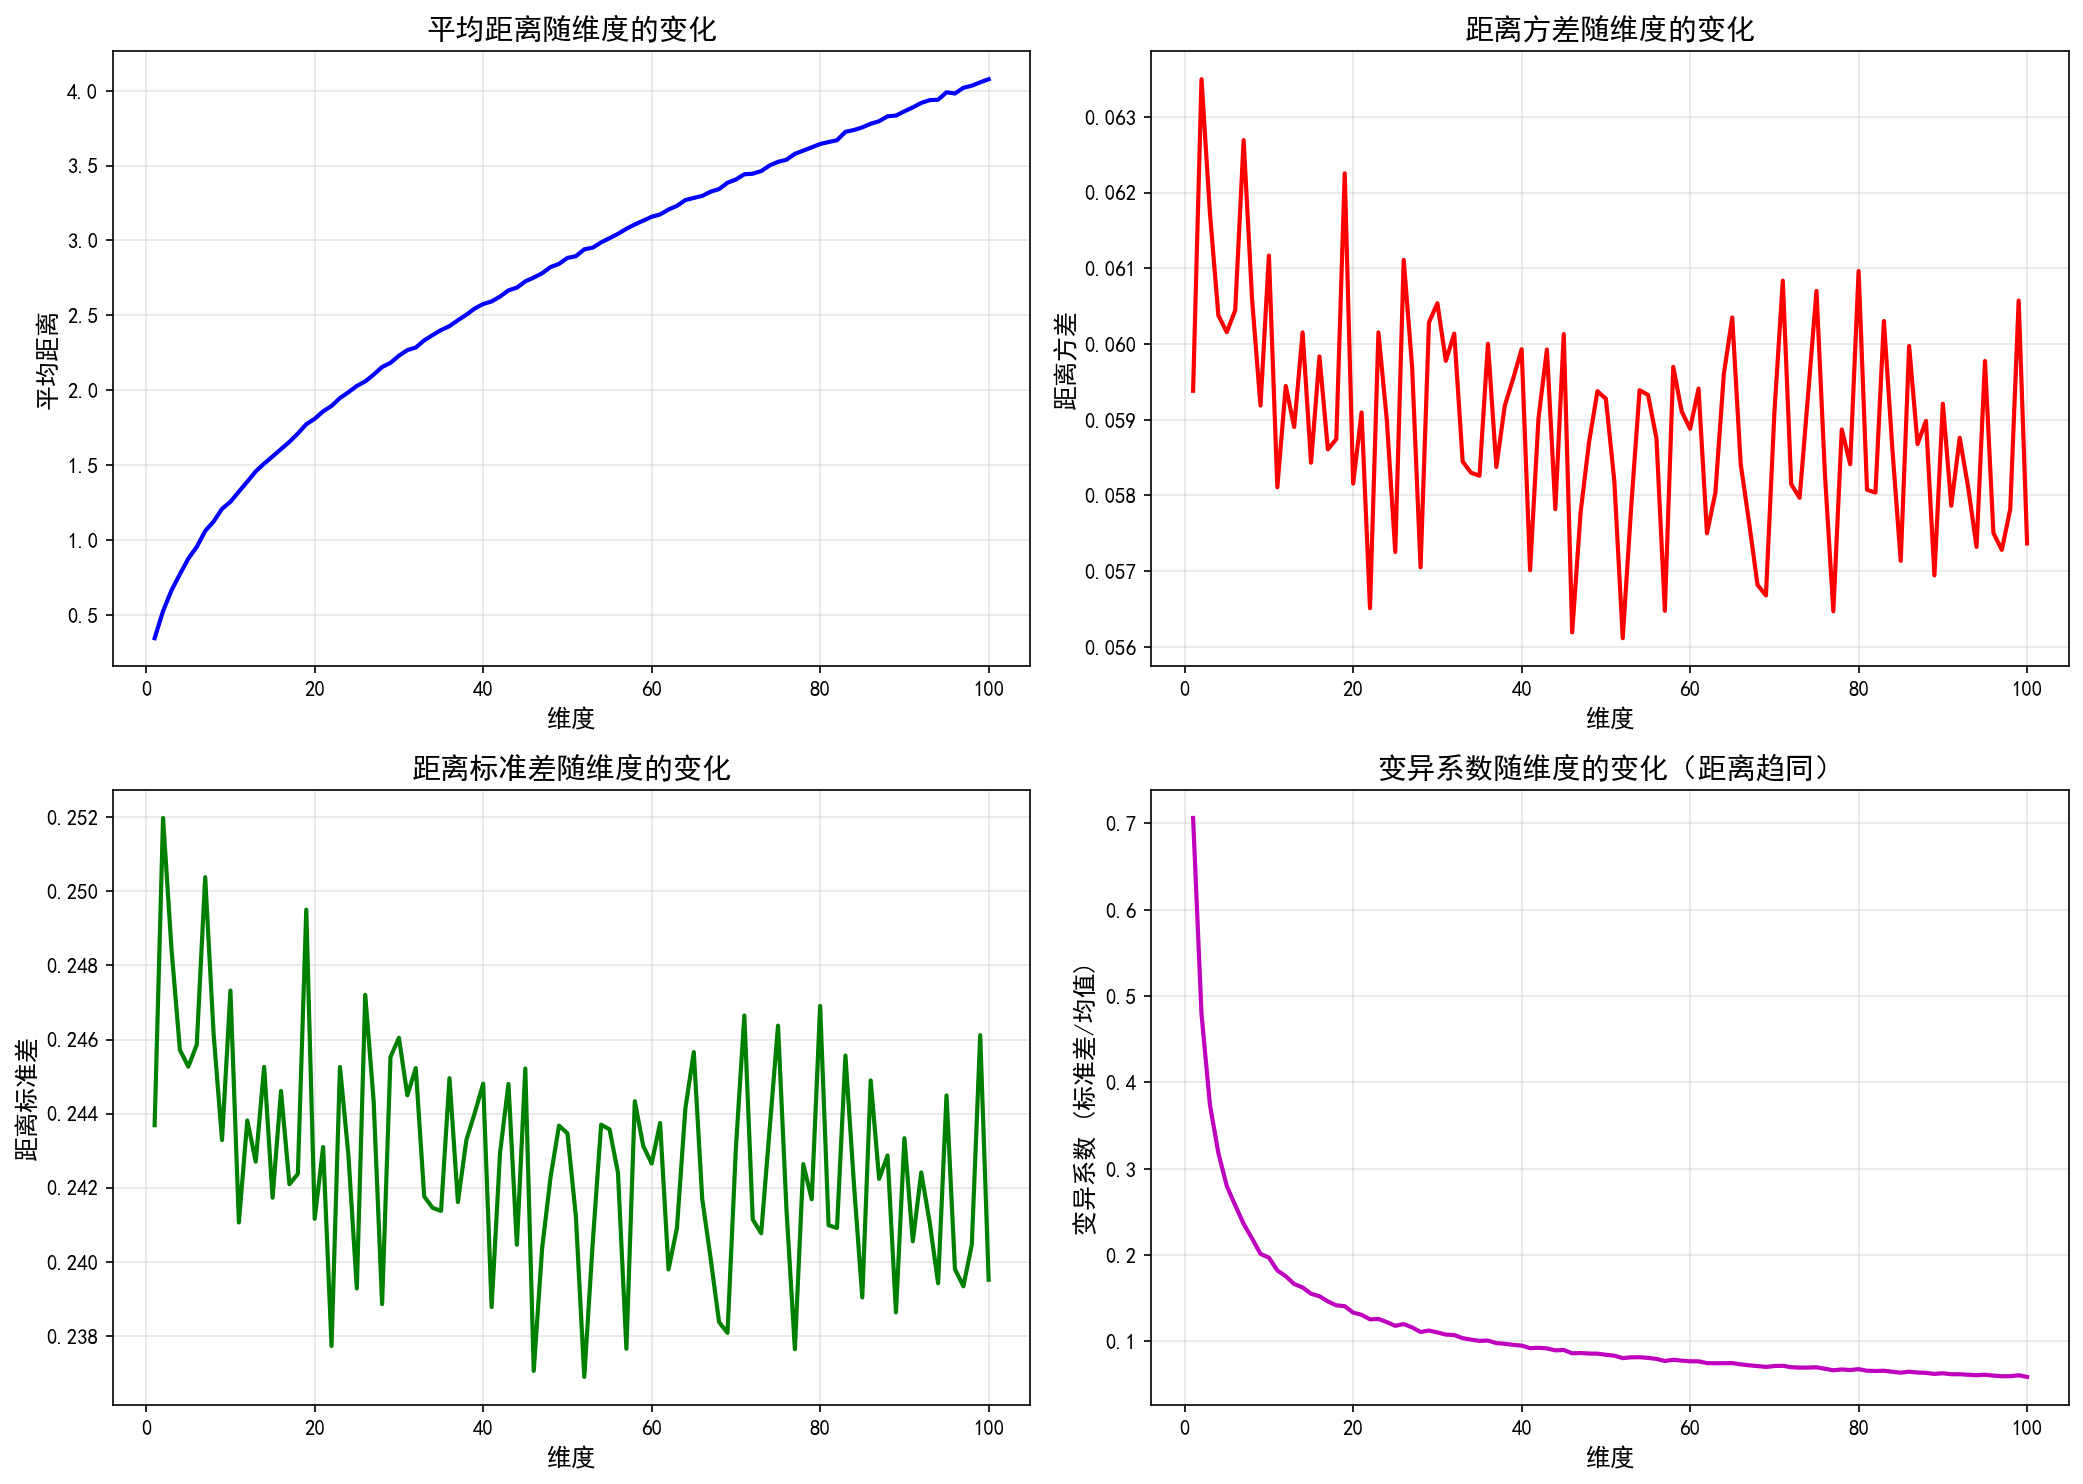

This figure's Python source:
import numpy as np
import matplotlib.pyplot as plt
from scipy.spatial.distance import pdist
import time


def generate_random_points(num_points, dimension, low=0, high=1):
    return np.random.uniform(low, high, size=(num_points, dimension))


def calculate_distance_statistics(points):
    distances = pdist(points, metric='euclidean')
    mean_dist = np.mean(distances)
    var_dist = np.var(distances)
    std_dist = np.std(distances)
    cv = std_dist / mean_dist if mean_dist > 0 else 0
    min_dist = np.min(distances)
    max_dist = np.max(distances)
    ratio = min_dist / max_dist if max_dist > 0 else 0
    return mean_dist, var_dist, std_dist, cv, min_dist, max_dist, ratio, distances


def calculate_distance_statistics_incremental(num_points, dimension, low=0, high=1, block_size=10):
    """
    增量计算欧氏距离统计量，内存复杂度 O(n*block_size) 而非 O(n*d)
    
    原理：逐块生成坐标，累加距离平方，避免存储完整的 n×d 矩阵
    dist² = Σₖ (xᵢₖ - xⱼₖ)²，其中 k=1..d
    
    使用分块策略平衡内存和速度：
    - block_size=1: 内存最小 O(n)，速度较慢
    - block_size=d: 等同于原方法，内存 O(n*d)，速度最快
    """
    n = num_points
    num_pairs = n * (n - 1) // 2
    
    dist_sq = np.zeros(num_pairs, dtype=np.float64)
    
    triu_indices = np.triu_indices(n, k=1)
    row_idx, col_idx = triu_indices
    
    remaining = dimension
    while remaining > 0:
        current_block = min(block_size, remaining)
        coords_block = np.random.uniform(low, high, size=(n, current_block))
        
        diff = coords_block[row_idx] - coords_block[col_idx]
        diff_sq_sum = np.sum(diff ** 2, axis=1)
        
        dist_sq += diff_sq_sum
    remaining -= current_block

    distances = np.sqrt(dist_sq)
    
    mean_dist = np.mean(distances)
    var_dist = np.var(distances)
    std_dist = np.std(distances)
    cv = std_dist / mean_dist if mean_dist > 0 else 0
    min_dist = np.min(distances)
    max_dist = np.max(distances)
    ratio = min_dist / max_dist if max_dist > 0 else 0
    
    return mean_dist, var_dist, std_dist, cv, min_dist, max_dist, ratio, distances


def calculate_memory_usage(num_points, dimension, block_size=10):
    """计算两种方法的理论内存占用（MB）"""
    n = num_points
    d = dimension
    num_pairs = n * (n - 1) // 2
    
    mem_original = (n * d * 8 + num_pairs * 8) / (1024 ** 2)
    mem_incremental = (n * block_size * 8 + num_pairs * 8) / (1024 ** 2)
    
    return mem_original, mem_incremental


def simulate_curse_of_dimensionality(max_dim=100, num_points=500, use_incremental=True, block_size=10):
    dimensions = range(1, max_dim + 1)
    means = []
    variances = []
    stds = []
    cvs = []
    min_dists = []
    max_dists = []
    ratios = []
    
    for dim in dimensions:
        if use_incremental:
            mean_dist, var_dist, std_dist, cv, min_dist, max_dist, ratio, _ = calculate_distance_statistics_incremental(
                num_points, dim, block_size=block_size
            )
        else:
            points = generate_random_points(num_points, dim)
            mean_dist, var_dist, std_dist, cv, min_dist, max_dist, ratio, _ = calculate_distance_statistics(points)
        
        means.append(mean_dist)
        variances.append(var_dist)
        stds.append(std_dist)
        cvs.append(cv)
        min_dists.append(min_dist)
        max_dists.append(max_dist)
        ratios.append(ratio)
        
        if dim % 10 == 0:
            print(f"维度 {dim:3d}: 均值={mean_dist:.4f}, 标准差={std_dist:.4f}, 变异系数={cv:.4f}, 最近/最远={ratio:.4f}")
    
    return dimensions, means, variances, stds, cvs, min_dists, max_dists, ratios


def compare_performance(num_points=2000, max_dim=100):
    """对比两种方法的性能和内存占用"""
    print("=" * 70)
    print(f"性能对比测试: {num_points}个点, 维度1-{max_dim}")
    print("=" * 70)
    
    block_sizes = [1, 10, 50, 100]
    print(f"\n理论内存占用 (d={max_dim}时):")
    mem_orig, _ = calculate_memory_usage(num_points, max_dim, block_size=1)
    print(f"  原方法 (O(n*d)): {mem_orig:.2f} MB")
    
    for bs in block_sizes:
        _, mem_inc = calculate_memory_usage(num_points, max_dim, block_size=bs)
        savings = 100 * (1 - mem_inc / mem_orig) if mem_orig > 0 else 0
        print(f"  增量法 (block_size={bs}): {mem_inc:.2f} MB, 节省 {savings:.1f}%")
    
    print("\n运行时间测试...")
    np.random.seed(42)
    start = time.time()
    simulate_curse_of_dimensionality(max_dim, num_points, use_incremental=False)
    time_orig = time.time() - start
    print(f"  原方法:   {time_orig:.2f} 秒")
    
    for bs in block_sizes:
        np.random.seed(42)
        start = time.time()
        simulate_curse_of_dimensionality(max_dim, num_points, use_incremental=True, block_size=bs)
        time_inc = time.time() - start
        print(f"  增量法 (block_size={bs}): {time_inc:.2f} 秒 ({time_inc/time_orig:.2f}x)")
    
    print("=" * 70)


def test_correctness(num_points=500, dimension=50):
    """验证增量计算结果的正确性"""
    print("=" * 70)
    print(f"正确性验证: {num_points}个点, {dimension}维")
    print("=" * 70)
    
    np.random.seed(42)
    points = generate_random_points(num_points, dimension)
    mean1, var1, std1, cv1, min1, max1, ratio1, dist1 = calculate_distance_statistics(points)
    
    mean2, var2, std2, cv2, min2, max2, ratio2, dist2 = calculate_distance_statistics_incremental_from_points(
        points
    )
    
    print(f"\n原方法:   均值={mean1:.6f}, 标准差={std1:.6f}, 最近/最远={ratio1:.4f}")
    print(f"增量法:   均值={mean2:.6f}, 标准差={std2:.6f}, 最近/最远={ratio2:.4f}")
    print(f"均值误差: {abs(mean1-mean2):.2e}")
    print(f"标准差误差: {abs(std1-std2):.2e}")
    print(f"距离最大误差: {np.max(np.abs(dist1 - dist2)):.2e}")
    
    if np.allclose(dist1, dist2, atol=1e-10):
        print("\n✓ 验证通过：两种方法计算结果一致！")
    else:
        print("\n✗ 验证失败：结果不一致")
    print("=" * 70)


def calculate_distance_statistics_incremental_from_points(points):
    """从已有的点集逐列计算，用于验证算法正确性"""
    n, d = points.shape
    num_pairs = n * (n - 1) // 2
    
    dist_sq = np.zeros(num_pairs, dtype=np.float64)
    triu_indices = np.triu_indices(n, k=1)
    
    for k in range(d):
        coord = points[:, k]
        diff_sq = (coord[triu_indices[0]] - coord[triu_indices[1]]) ** 2
        dist_sq += diff_sq
    
    distances = np.sqrt(dist_sq)
    
    mean_dist = np.mean(distances)
    var_dist = np.var(distances)
    std_dist = np.std(distances)
    cv = std_dist / mean_dist if mean_dist > 0 else 0
    min_dist = np.min(distances)
    max_dist = np.max(distances)
    ratio = min_dist / max_dist if max_dist > 0 else 0
    
    return mean_dist, var_dist, std_dist, cv, min_dist, max_dist, ratio, distances


def plot_results(dimensions, means, variances, stds, cvs, min_dists, max_dists, ratios):
    fig = plt.figure(figsize=(16, 12))
    gs = fig.add_gridspec(3, 2, hspace=0.3, wspace=0.3)
    
    ax00 = fig.add_subplot(gs[0, 0])
    ax00.plot(dimensions, means, 'b-', linewidth=2)
    ax00.set_xlabel('维度', fontsize=12)
    ax00.set_ylabel('平均距离', fontsize=12)
    ax00.set_title('(a) 平均距离随维度的变化', fontsize=14)
    ax00.grid(True, alpha=0.3)
    
    ax01 = fig.add_subplot(gs[0, 1])
    ax01.plot(dimensions, cvs, 'm-', linewidth=2)
    ax01.set_xlabel('维度', fontsize=12)
    ax01.set_ylabel('变异系数 (标准差/均值)', fontsize=12)
    ax01.set_title('(b) 变异系数随维度的变化（距离趋同）', fontsize=14)
    ax01.grid(True, alpha=0.3)
    
    ax10 = fig.add_subplot(gs[1, 0])
    ax10.plot(dimensions, min_dists, 'g-', linewidth=2, label='最近点距离')
    ax10.plot(dimensions, max_dists, 'r-', linewidth=2, label='最远点距离')
    ax10.plot(dimensions, means, 'b--', linewidth=2, label='平均距离')
    ax10.set_xlabel('维度', fontsize=12)
    ax10.set_ylabel('距离', fontsize=12)
    ax10.set_title('(c) 最近/最远点距离随维度的变化', fontsize=14)
    ax10.legend(fontsize=10)
    ax10.grid(True, alpha=0.3)
    
    ax11 = fig.add_subplot(gs[1, 1])
    ax11.plot(dimensions, ratios, 'purple', linewidth=2)
    ax11.set_xlabel('维度', fontsize=12)
    ax11.set_ylabel('最近点距离 / 最远点距离', fontsize=12)
    ax11.set_title('(d) 距离比率随维度的变化', fontsize=14)
    ax11.axhline(y=1.0, color='gray', linestyle='--', alpha=0.7, label='比率=1（完全趋同）')
    ax11.fill_between(dimensions, ratios, 1.0, alpha=0.2, color='purple')
    ax11.legend(fontsize=10)
    ax11.grid(True, alpha=0.3)
    ax11.set_ylim([0, 1.05])
    
    ax20 = fig.add_subplot(gs[2, 0])
    relative_min = np.array(min_dists) / np.array(means)
    relative_max = np.array(max_dists) / np.array(means)
    ax20.plot(dimensions, relative_min, 'g-', linewidth=2, label='最近/平均')
    ax20.plot(dimensions, relative_max, 'r-', linewidth=2, label='最远/平均')
    ax20.set_xlabel('维度', fontsize=12)
    ax20.set_ylabel('相对距离（与均值的比值）', fontsize=12)
    ax20.set_title('(e) 相对距离随维度的变化', fontsize=14)
    ax20.axhline(y=1.0, color='gray', linestyle='--', alpha=0.7)
    ax20.legend(fontsize=10)
    ax20.grid(True, alpha=0.3)
    
    ax21 = fig.add_subplot(gs[2, 1])
    spread = np.array(max_dists) - np.array(min_dists)
    ax21.plot(dimensions, spread, 'orange', linewidth=2)
    ax21.set_xlabel('维度', fontsize=12)
    ax21.set_ylabel('距离范围（最远-最近）', fontsize=12)
    ax21.set_title('(f) 距离范围随维度的变化', fontsize=14)
    ax21.grid(True, alpha=0.3)
    
    plt.rcParams['font.sans-serif'] = ['SimHei', 'DejaVu Sans']
    plt.rcParams['axes.unicode_minus'] = False
    plt.tight_layout()
    plt.savefig('curse_of_dimensionality.png', dpi=150, bbox_inches='tight')
    print("\n图表已保存为 curse_of_dimensionality.png")
    plt.show()


def plot_distance_distribution(dimensions_to_plot, num_points=500, use_incremental=True, block_size=10):
    fig, axes = plt.subplots(2, 2, figsize=(14, 10))
    axes = axes.flatten()
    
    all_distances = []
    all_stats = []
    
    for idx, dim in enumerate(dimensions_to_plot):
        if use_incremental:
            mean_d, var_d, std_d, cv, min_d, max_d, ratio, distances = calculate_distance_statistics_incremental(
                num_points, dim, block_size=block_size
            )
        else:
            points = generate_random_points(num_points, dim)
            mean_d, var_d, std_d, cv, min_d, max_d, ratio, distances = calculate_distance_statistics(points)
        
        all_distances.append(distances)
        all_stats.append((mean_d, std_d, min_d, max_d, ratio))
        
        axes[idx].hist(distances, bins=50, density=True, alpha=0.7, color='skyblue', edgecolor='black')
        axes[idx].set_xlabel('欧氏距离', fontsize=12)
        axes[idx].set_ylabel('概率密度', fontsize=12)
        axes[idx].set_title(f'{dim}维空间的距离分布', fontsize=14)
        axes[idx].grid(True, alpha=0.3)
        
        axes[idx].axvline(mean_d, color='red', linestyle='--', linewidth=2, label=f'均值={mean_d:.2f}')
        axes[idx].axvline(mean_d - std_d, color='orange', linestyle=':', linewidth=1.5, label=f'±1σ范围')
        axes[idx].axvline(mean_d + std_d, color='orange', linestyle=':', linewidth=1.5)
        axes[idx].axvline(min_d, color='green', linestyle='-.', linewidth=1.5, label=f'最近={min_d:.2f}')
        axes[idx].axvline(max_d, color='purple', linestyle='-.', linewidth=1.5, label=f'最远={max_d:.2f}')
        
        if idx == 0:
            axes[idx].legend(fontsize=9, loc='upper right')
    
    plt.rcParams['font.sans-serif'] = ['SimHei', 'DejaVu Sans']
    plt.rcParams['axes.unicode_minus'] = False
    plt.tight_layout()
    plt.savefig('distance_distribution.png', dpi=150, bbox_inches='tight')
    print("距离分布图已保存为 distance_distribution.png")
    plt.show()
    
    return all_distances, all_stats


def plot_teaching_visualization(dimensions_to_plot, num_points=500, use_incremental=True, block_size=10):
    """教学可视化：对比不同维度下距离分布的变化，解释为什么需要降维"""
    fig = plt.figure(figsize=(16, 10))
    gs = fig.add_gridspec(2, 2, hspace=0.3, wspace=0.3)
    
    all_distances = []
    all_stats = []
    
    for idx, dim in enumerate(dimensions_to_plot):
        if use_incremental:
            mean_d, var_d, std_d, cv, min_d, max_d, ratio, distances = calculate_distance_statistics_incremental(
                num_points, dim, block_size=block_size
            )
        else:
            points = generate_random_points(num_points, dim)
            mean_d, var_d, std_d, cv, min_d, max_d, ratio, distances = calculate_distance_statistics(points)
        
        all_distances.append(distances)
        all_stats.append((mean_d, std_d, min_d, max_d, ratio, cv))
    
    ax0 = fig.add_subplot(gs[0, 0])
    colors = ['#1f77b4', '#ff7f0e', '#2ca02c', '#d62728']
    for idx, (dim, dists) in enumerate(zip(dimensions_to_plot, all_distances)):
        ax0.hist(dists, bins=50, density=True, alpha=0.4, color=colors[idx], 
                label=f'{dim}维', edgecolor='black', linewidth=0.5)
    ax0.set_xlabel('欧氏距离', fontsize=12)
    ax0.set_ylabel('概率密度', fontsize=12)
    ax0.set_title('(a) 不同维度下距离分布对比（归一化）', fontsize=14)
    ax0.legend(fontsize=10)
    ax0.grid(True, alpha=0.3)
    
    ax1 = fig.add_subplot(gs[0, 1])
    x_vals = np.arange(len(dimensions_to_plot))
    means = [s[0] for s in all_stats]
    stds = [s[1] for s in all_stats]
    mins = [s[2] for s in all_stats]
    maxs = [s[3] for s in all_stats]
    
    width = 0.2
    ax1.bar(x_vals - 1.5*width, means, width, label='均值', color='#1f77b4', alpha=0.7)
    ax1.bar(x_vals - 0.5*width, stds, width, label='标准差', color='#ff7f0e', alpha=0.7)
    ax1.bar(x_vals + 0.5*width, mins, width, label='最近点', color='#2ca02c', alpha=0.7)
    ax1.bar(x_vals + 1.5*width, maxs, width, label='最远点', color='#d62728', alpha=0.7)
    ax1.set_xticks(x_vals)
    ax1.set_xticklabels([f'{d}维' for d in dimensions_to_plot])
    ax1.set_ylabel('距离', fontsize=12)
    ax1.set_title('(b) 距离统计量对比', fontsize=14)
    ax1.legend(fontsize=10)
    ax1.grid(True, alpha=0.3, axis='y')
    
    ax2 = fig.add_subplot(gs[1, 0])
    ratios = [s[4] for s in all_stats]
    cvs = [s[5] for s in all_stats]
    
    ax2_twin = ax2.twinx()
    line1 = ax2.plot(dimensions_to_plot, ratios, 'o-', color='#9467bd', linewidth=2, markersize=8, 
                    label='最近/最远 比率')
    line2 = ax2_twin.plot(dimensions_to_plot, cvs, 's-', color='#e377c2', linewidth=2, markersize=8, 
                         label='变异系数')
    
    ax2.axhline(y=1.0, color='gray', linestyle='--', alpha=0.7, label='理想趋同(比率=1)')
    ax2.set_xlabel('维度', fontsize=12)
    ax2.set_ylabel('最近/最远 比率', fontsize=12, color='#9467bd')
    ax2_twin.set_ylabel('变异系数', fontsize=12, color='#e377c2')
    ax2.set_title('(c) 距离趋同指标随维度变化', fontsize=14)
    ax2.tick_params(axis='y', labelcolor='#9467bd')
    ax2_twin.tick_params(axis='y', labelcolor='#e377c2')
    
    lines = line1 + line2
    labels = [l.get_label() for l in lines]
    ax2.legend(lines, labels, fontsize=10, loc='center right')
    ax2.grid(True, alpha=0.3)
    
    ax3 = fig.add_subplot(gs[1, 1])
    for idx, (dim, dists) in enumerate(zip(dimensions_to_plot, all_distances)):
        normalized_dists = (dists - np.mean(dists)) / np.std(dists)
        ax3.hist(normalized_dists, bins=30, density=True, alpha=0.4, color=colors[idx],
                label=f'{dim}维', edgecolor='black', linewidth=0.5)
    
    x = np.linspace(-4, 4, 100)
    normal_pdf = np.exp(-x**2 / 2) / np.sqrt(2 * np.pi)
    ax3.plot(x, normal_pdf, 'k--', linewidth=2, label='标准正态分布')
    ax3.set_xlabel('标准化距离 (Z-score)', fontsize=12)
    ax3.set_ylabel('概率密度', fontsize=12)
    ax3.set_title('(d) 标准化后的距离分布（中心极限定理）', fontsize=14)
    ax3.legend(fontsize=10)
    ax3.grid(True, alpha=0.3)
    ax3.set_xlim([-4, 4])
    
    plt.rcParams['font.sans-serif'] = ['SimHei', 'DejaVu Sans']
    plt.rcParams['axes.unicode_minus'] = False
    plt.tight_layout()
    plt.savefig('teaching_visualization.png', dpi=150, bbox_inches='tight')
    print("教学可视化图已保存为 teaching_visualization.png")
    plt.show()


def print_teaching_explanation(dimensions, all_stats):
    """打印教学解释内容"""
    print("\n" + "=" * 70)
    print("📚 教学解释：为什么高维空间需要降维方法？")
    print("=" * 70)
    
    for idx, (dim, stats) in enumerate(zip(dimensions, all_stats)):
        mean_d, std_d, min_d, max_d, ratio, cv = stats
        print(f"\n【{dim}维空间】")
        print(f"  · 平均距离: {mean_d:.4f}")
        print(f"  · 最近点距离: {min_d:.4f}, 最远点距离: {max_d:.4f}")
        print(f"  · 最近/最远 比率: {ratio:.4f} {'← 接近1，距离趋同！' if ratio > 0.7 else ''}")
        print(f"  · 变异系数: {cv:.4f} {'← 很小，区分度低！' if cv < 0.15 else ''}")
    
    print("\n" + "-" * 70)
    print("🔍 核心问题：")
    print("  1. 在低维空间（如1维），最近点和最远点差异很大（比率很小）")
    print("     → KNN、聚类等基于距离的算法效果很好")
    print("  2. 在高维空间（如100维），所有点对的距离几乎相等（比率→1）")
    print("     → 无法区分'近邻'和'远邻'，距离度量失效！")
    print("\n📌 解决方案：")
    print("  · PCA/LDA: 线性降维，保留主要方差")
    print("  · t-SNE/UMAP: 非线性降维，保留局部结构")
    print("  · 自动编码器: 深度学习降维方法")
    print("=" * 70)


def plot_memory_comparison(num_points=2000, max_dim=500):
    """绘制内存占用对比图"""
    dimensions = [1, 10, 50, 100, 200, 500, 1000]
    mem_orig_list = []
    mem_inc_list = []
    
    for d in dimensions:
        mo, mi = calculate_memory_usage(num_points, d)
        mem_orig_list.append(mo)
        mem_inc_list.append(mi)
    
    fig, ax = plt.subplots(figsize=(10, 6))
    ax.semilogy(dimensions, mem_orig_list, 'b-o', linewidth=2, label='原方法 (O(n*d))')
    ax.semilogy(dimensions, mem_inc_list, 'r-s', linewidth=2, label='增量法 (O(n))')
    ax.set_xlabel('维度', fontsize=12)
    ax.set_ylabel('内存占用 (MB)', fontsize=12)
    ax.set_title(f'内存占用对比 (n={num_points}个点)', fontsize=14)
    ax.legend(fontsize=12)
    ax.grid(True, alpha=0.3, which='both')
    
    plt.rcParams['font.sans-serif'] = ['SimHei', 'DejaVu Sans']
    plt.rcParams['axes.unicode_minus'] = False
    plt.tight_layout()
    plt.savefig('memory_comparison.png', dpi=150, bbox_inches='tight')
    print("内存对比图已保存为 memory_comparison.png")
    plt.show()


def main():
    import argparse
    parser = argparse.ArgumentParser(description='维数灾难模拟')
    parser.add_argument('--test', action='store_true', help='运行正确性验证')
    parser.add_argument('--benchmark', action='store_true', help='运行性能对比测试')
    parser.add_argument('--large', action='store_true', help='大规模测试(10000点, 1000维)')
    parser.add_argument('--teach', action='store_true', help='教学演示模式')
    parser.add_argument('--num_points', type=int, default=500, help='随机点数量')
    parser.add_argument('--max_dim', type=int, default=100, help='最大维度')
    args = parser.parse_args()
    
    np.random.seed(42)
    
    if args.test:
        test_correctness(num_points=500, dimension=100)
        return
    
    if args.benchmark:
        compare_performance(num_points=2000, max_dim=100)
        return
    
    if args.large:
        print("=" * 70)
        print("大规模测试: 10000个点, 维度1-1000 (使用增量计算)")
        print("=" * 70)
        block_size = 10
        mem_orig, mem_inc = calculate_memory_usage(10000, 1000, block_size=block_size)
        print(f"\n理论内存占用 (d=1000时):")
        print(f"  原方法 (O(n*d)): {mem_orig:.2f} MB ({mem_orig/1024:.2f} GB)")
        print(f"  增量法 (block_size={block_size}): {mem_inc:.2f} MB")
        print(f"  节省内存:        {mem_orig - mem_inc:.2f} MB ({100*(1-mem_inc/mem_orig):.1f}%)")
        print("\n开始模拟...")
        
        dimensions, means, variances, stds, cvs, min_dists, max_dists, ratios = simulate_curse_of_dimensionality(
            max_dim=1000, num_points=10000, use_incremental=True, block_size=block_size
        )
        
        print("\n" + "=" * 70)
        print("关键维度数据摘要：")
        print("=" * 70)
        key_dims = [1, 10, 50, 100, 200, 500, 1000]
        for d in key_dims:
            idx = d - 1
            print(f"维度 {d:4d}: 均值={means[idx]:.4f}, 标准差={stds[idx]:.4f}, 变异系数={cvs[idx]:.4f}, 最近/最远={ratios[idx]:.4f}")
        
        plot_memory_comparison(num_points=10000, max_dim=1000)
        return
    
    if args.teach:
        print("=" * 70)
        print("🎓 维数灾难教学演示模式")
        print("=" * 70)
        print(f"参数：每个维度生成 {args.num_points} 个随机点")
        print("=" * 70)
        
        teach_dims = [2, 5, 20, 100]
        
        print("\n生成教学可视化图表...")
        _, all_stats = plot_distance_distribution(teach_dims, num_points=args.num_points, 
                                                  use_incremental=True, block_size=10)
        
        print("\n生成综合教学对比图...")
        plot_teaching_visualization(teach_dims, num_points=args.num_points, 
                                   use_incremental=True, block_size=10)
        
        print_teaching_explanation(teach_dims, all_stats)
        return
    
    print("=" * 70)
    print("维数灾难模拟：高维空间中随机点的欧氏距离分布分析")
    print("=" * 70)
    print(f"参数：每个维度生成 {args.num_points} 个随机点，维度范围 1-{args.max_dim}")
    print("使用增量计算模式 (内存复杂度 O(n))")
    print("=" * 70)
    
    dimensions, means, variances, stds, cvs, min_dists, max_dists, ratios = simulate_curse_of_dimensionality(
        max_dim=args.max_dim, num_points=args.num_points, use_incremental=True, block_size=10
    )
    
    print("\n" + "=" * 70)
    print("关键维度数据摘要：")
    print("=" * 70)
    key_dims = [1, 5, 10, 20, 50, 100]
    key_dims = [d for d in key_dims if d <= args.max_dim]
    for d in key_dims:
        idx = d - 1
        print(f"维度 {d:3d}: 均值={means[idx]:.4f}, 标准差={stds[idx]:.4f}, 变异系数={cvs[idx]:.4f}, 最近/最远={ratios[idx]:.4f}")
    
    print("\n" + "=" * 70)
    print("现象分析：")
    print("=" * 70)
    print("1. 平均距离随维度增加而增大（近似与√d成正比）")
    print("2. 距离标准差基本保持不变，但均值不断增大")
    print("3. 变异系数（标准差/均值）随维度增加而减小并趋近于0")
    print("4. 最近点与最远点的距离比率趋近于1，说明距离趋同")
    print("5. 在高维空间中，所有点对之间的距离几乎相等")
    print("6. 这使得基于距离的算法（如KNN、聚类）在高维空间中失效")
    print("=" * 70)
    
    plot_results(dimensions, means, variances, stds, cvs, min_dists, max_dists, ratios)
    
    print("\n" + "=" * 70)
    print("生成不同维度的距离分布直方图...")
    print("=" * 70)
    plot_dims = [1, 10, 50, 100]
    plot_dims = [d for d in plot_dims if d <= args.max_dim]
    plot_distance_distribution(plot_dims, num_points=args.num_points, use_incremental=True, block_size=10)


if __name__ == "__main__":
    main()
